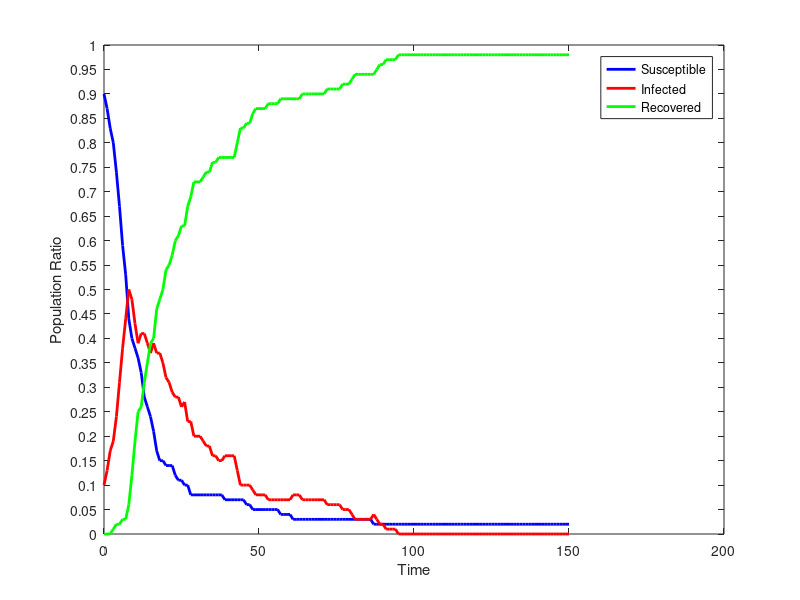

Source code (MATLAB):
dynamics = [
90,10,0;
87,13,0;
83,17,0;
80,19,1;
74,24,2;
67,31,2;
59,38,3;
53,44,3;
44,50,6;
40,48,12;
38,43,19;
36,39,25;
33,41,26;
28,41,31;
26,39,35;
24,37,39;
21,39,40;
17,37,46;
15,37,48;
15,35,50;
14,32,54;
14,31,55;
14,29,57;
12,28,60;
11,28,61;
11,26,63;
10,27,63;
10,23,67;
8,23,69;
8,20,72;
8,20,72;
8,20,72;
8,19,73;
8,18,74;
8,18,74;
8,16,76;
8,16,76;
8,15,77;
8,15,77;
7,16,77;
7,16,77;
7,16,77;
7,16,77;
7,13,80;
7,10,83;
7,10,83;
6,10,84;
6,10,84;
5,9,86;
5,8,87;
5,8,87;
5,8,87;
5,8,87;
5,7,88;
5,7,88;
5,7,88;
5,7,88;
4,7,89;
4,7,89;
4,7,89;
4,7,89;
3,8,89;
3,8,89;
3,8,89;
3,7,90;
3,7,90;
3,7,90;
3,7,90;
3,7,90;
3,7,90;
3,7,90;
3,7,90;
3,6,91;
3,6,91;
3,6,91;
3,6,91;
3,6,91;
3,5,92;
3,5,92;
3,5,92;
3,4,93;
3,3,94;
3,3,94;
3,3,94;
3,3,94;
3,3,94;
3,3,94;
2,4,94;
2,3,95;
2,2,96;
2,2,96;
2,1,97;
2,1,97;
2,1,97;
2,1,97;
2,0,98;
2,0,98;
2,0,98;
2,0,98;
2,0,98;
2,0,98;
2,0,98;
2,0,98;
2,0,98;
2,0,98;
2,0,98;
2,0,98;
2,0,98;
2,0,98;
2,0,98;
2,0,98;
2,0,98;
2,0,98;
2,0,98;
2,0,98;
2,0,98;
2,0,98;
2,0,98;
2,0,98;
2,0,98;
2,0,98;
2,0,98;
2,0,98;
2,0,98;
2,0,98;
2,0,98;
2,0,98;
2,0,98;
2,0,98;
2,0,98;
2,0,98;
2,0,98;
2,0,98;
2,0,98;
2,0,98;
2,0,98;
2,0,98;
2,0,98;
2,0,98;
2,0,98;
2,0,98;
2,0,98;
2,0,98;
2,0,98;
2,0,98;
2,0,98;
2,0,98;
2,0,98;
2,0,98;
2,0,98;
2,0,98;
];
susceptible = dynamics (:, 1);
infected = dynamics (:, 2);
recovered = dynamics (:, 3);
totalPopulation = susceptible(1) + infected(1) + recovered(1);
susceptibleRatio = susceptible ./ totalPopulation;
infectedRatio = infected ./ totalPopulation;
recoveredRatio = recovered ./ totalPopulation;
steps = length (susceptible);
indices = 0 : steps - 1;
figure
plot (indices, susceptibleRatio.', 'color', 'blue', 'linewidth', 2);
hold on
plot (indices, infectedRatio.', 'color', 'red', 'linewidth', 2);
hold on
plot (indices, recoveredRatio.', 'color', 'green', 'linewidth', 2);
set(gca,'YTick',0:0.05:1.0);
xlabel ('Time');
ylabel ('Population Ratio');
legend('Susceptible','Infected', 'Recovered');
